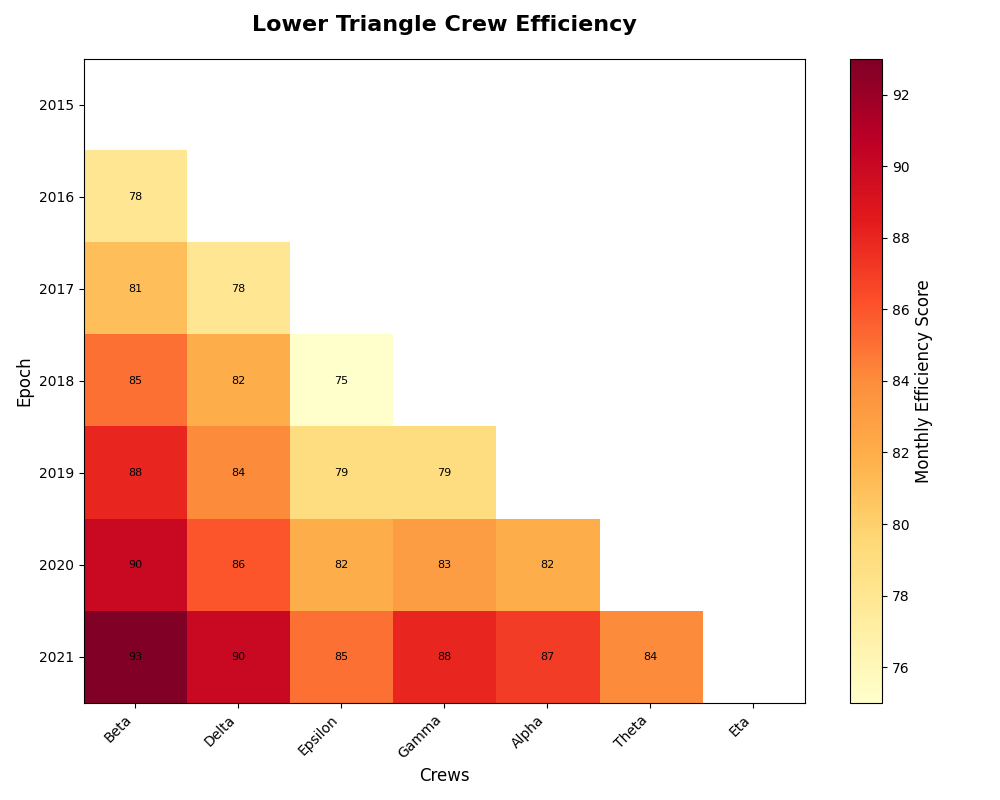

Reproduce this figure in Python.
import matplotlib.pyplot as plt
import numpy as np
import matplotlib.gridspec as gridspec

crews = ["Beta", "Delta", "Epsilon", "Gamma", "Alpha", "Theta", "Eta"]
epochs = np.arange(2015, 2022)

efficiency_data = np.array([
    [72, 78, 81, 85, 88, 90, 93],
    [70, 75, 78, 82, 84, 86, 90],
    [65, 68, 72, 75, 79, 82, 85],
    [68, 73, 72, 76, 79, 83, 88],
    [65, 70, 75, 80, 78, 82, 87],
    [66, 70, 73, 76, 79, 81, 84],
    [67, 70, 74, 78, 81, 83, 87]
]).T 

# Create a mask for the lower triangle
mask = np.tril(np.ones_like(efficiency_data, dtype=bool), k=-1)

fig = plt.figure(figsize=(10, 8))
gs = gridspec.GridSpec(1, 1)

# Plotting the lower triangle heatmap
ax = plt.subplot(gs[0, 0])
lower_triangle_data = np.ma.array(efficiency_data, mask=~mask)
heatmap = ax.imshow(lower_triangle_data, cmap='YlOrRd', aspect='auto', interpolation='nearest')

ax.set_title("Lower Triangle Crew Efficiency", fontsize=16, fontweight='bold', pad=20)
ax.set_xlabel('Crews', fontsize=12)
ax.set_ylabel('Epoch', fontsize=12)
ax.set_xticks(np.arange(len(crews)))
ax.set_xticklabels(crews, rotation=45, ha='right')
ax.set_yticks(np.arange(len(epochs)))
ax.set_yticklabels(epochs)

cbar = plt.colorbar(heatmap, ax=ax, orientation='vertical')
cbar.set_label('Monthly Efficiency Score', fontsize=12)

# Annotating the heatmap
for i in range(len(epochs)):
    for j in range(len(crews)):
        if mask[i, j]:
            ax.text(j, i, efficiency_data[i, j], ha='center', va='center', color='black', fontsize=8)

plt.tight_layout()
plt.show()
